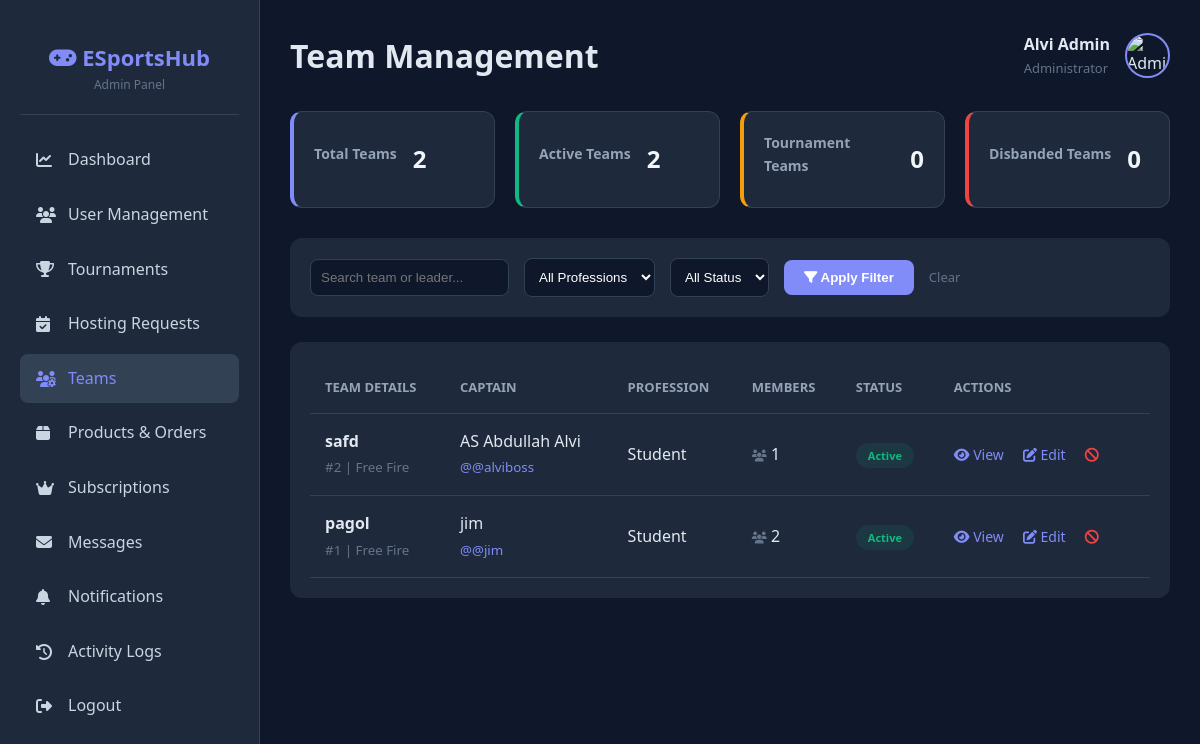
/admin/teams.php (signed in), run on the app's committed database.
### tables this page shows
CREATE TABLE `teams` (
  `team_id` int(11) NOT NULL,
  `team_name` varchar(255) NOT NULL,
  `team_tag` varchar(50) DEFAULT NULL,
  `captain_id` int(11) NOT NULL,
  `university_id` int(11) DEFAULT NULL,
  `game_category` varchar(100) DEFAULT NULL,
  `team_logo` varchar(255) DEFAULT 'default-team.png',
  `description` text DEFAULT NULL,
  `created_at` timestamp NOT NULL DEFAULT current_timestamp(),
  `status` enum('active','deleted') DEFAULT 'active'
);

CREATE TABLE `users` (
  `user_id` int(11) NOT NULL,
  `full_name` varchar(255) NOT NULL,
  `username` varchar(100) NOT NULL,
  `email` varchar(255) NOT NULL,
  `phone` varchar(20) NOT NULL,
  `password_hash` varchar(255) NOT NULL,
  `gender` enum('Male','Female','Other') NOT NULL,
  `date_of_birth` date NOT NULL,
  `profession` enum('Student','Job Holder','Freelancer','Entrepreneur','Content Creator','None') NOT NULL,
  `role` enum('user','admin','host') DEFAULT 'user',
  `is_active` tinyint(1) DEFAULT 1,
  `profile_image` varchar(255) DEFAULT 'default-avatar.png',
  `terms_agreed` tinyint(1) NOT NULL DEFAULT 1,
  `created_at` timestamp NOT NULL DEFAULT current_timestamp(),
  `last_login` timestamp NULL DEFAULT NULL
);

### admin/teams.php (the view, shortened to what this page needs)
<?php
$conn = getConnection();
$admin_name = $_SESSION['full_name'];
$stmt = $conn->prepare("SELECT COUNT(*) FROM teams");
$stmt->execute();
$stmt->bind_result($totalTeams);
$stmt = $conn->prepare("SELECT COUNT(*) FROM teams WHERE status = 'active'");
$stmt->execute();
$stmt->bind_result($activeTeams);
$stmt = $conn->prepare("SELECT COUNT(*) FROM teams WHERE status = 'deleted'");
$stmt->execute();
$stmt->bind_result($deletedTeams);
$stmt = $conn->prepare(
    "SELECT COUNT(DISTINCT p.team_id)
     FROM participants p
     JOIN teams t ON t.team_id = p.team_id
     WHERE t.status = 'active'"
);
$stmt->execute();
$stmt->bind_result($tournamentTeams);
$where = [];
$whereSQL = $where ? ('WHERE ' . implode(' AND ', $where)) : '';
$sql = "
SELECT
    t.team_id, t.team_name, t.game_category, t.created_at, t.status,
    u.full_name AS leader_name, u.username AS leader_username, u.profession,
    (SELECT COUNT(*) FROM team_members tm WHERE tm.team_id = t.team_id) AS total_members
FROM teams t
JOIN users u ON u.user_id = t.captain_id
$whereSQL
ORDER BY t.created_at DESC
";
$stmt = $conn->prepare($sql);
$stmt->execute();
$teams = $stmt->get_result()->fetch_all(MYSQLI_ASSOC);
?>
<!DOCTYPE html>
<html lang="en">
<head>
    <link rel="stylesheet" href="../assets/css/style.css">
    <link rel="stylesheet" href="../assets/css/admin.css">
    <link rel="stylesheet" href="https://cdnjs.cloudflare.com/ajax/libs/font-awesome/6.4.0/css/all.min.css">
</head>
<body>
    <div class="admin-layout">
        <aside class="admin-sidebar">
            <div class="admin-logo">
                <h2><i class="fas fa-gamepad"></i> ESportsHub</h2>
                <p style="font-size: 12px; color: #64748b;">Admin Panel</p>
            </div>
            <nav class="admin-nav">
                <a href="dashboard.php">
                    <i class="fas fa-chart-line"></i> Dashboard
                </a>
                <a href="users.php">
                    <i class="fas fa-users"></i> User Management
                </a>
                <a href="tournaments.php">
                    <i class="fas fa-trophy"></i> Tournaments
                </a>
                <a href="hosting.php">
                    <i class="fas fa-calendar-check"></i> Hosting Requests
                </a>
                <a href="teams.php" class="active">
                    <i class="fas fa-users-gear"></i> Teams
                </a>
                <a href="products.php">
                    <i class="fas fa-box"></i> Products & Orders
                </a>
                <a href="subscriptions.php">
                    <i class="fas fa-crown"></i> Subscriptions
                </a>
                <a href="messages.php">
                    <i class="fas fa-envelope"></i> Messages
                </a>
                <a href="notifications.php">
                    <i class="fas fa-bell"></i> Notifications
                </a>
                <a href="logs.php">
                    <i class="fas fa-history"></i> Activity Logs
                </a>
                <a href="logout.php">
                    <i class="fas fa-sign-out-alt"></i> Logout
                </a>
            </nav>
        </aside>
        <main class="admin-content">
            <div class="admin-header">
                <h1>Team Management</h1>
                <div class="admin-user">
                    <div>
                        <div style="font-weight: 600;"><?php echo htmlspecialchars($admin_name); ?></div>
                        <div style="font-size: 13px; color: #64748b;">Administrator</div>
                    </div>
                    <img src="../assets/images/default-avatar.png" alt="Admin">
                </div>
            </div>
            <div class="stats-grid">
                <div class="stat-card">
                    <h3>Total Teams</h3>
                    <div class="stat-value"><?php echo number_format($totalTeams); ?></div>
                </div>
                <div class="stat-card" style="border-left-color: #10b981;">
                    <h3>Active Teams</h3>
                    <div class="stat-value"><?php echo number_format($activeTeams); ?></div>
                </div>
                <div class="stat-card" style="border-left-color: #f59e0b;">
                    <h3>Tournament Teams</h3>
                    <div class="stat-value"><?php echo number_format($tournamentTeams); ?></div>
                </div>
                <div class="stat-card" style="border-left-color: #ef4444;">
                    <h3>Disbanded Teams</h3>
                    <div class="stat-value"><?php echo number_format($deletedTeams); ?></div>
                </div>
            </div>
            <form method="GET" class="filter-box">
                <input type="text" name="search" placeholder="Search team or leader..." value="<?= htmlspecialchars($_GET['search'] ?? '') ?>">
                <select name="profession">
                    <option value="">All Professions</option>
                </select>
                <select name="status">
                    <option value="">All Status</option>
                </select>
                <button type="submit" class="btn-search"><i class="fas fa-filter"></i> Apply Filter</button>
                <a href="teams.php" style="color: #64748b; font-size: 13px; text-decoration: none;">Clear</a>
            </form>
            <div class="table-box">
                <table>
                    <thead>
                        <tr>
                            <th>Team Details</th>
                            <th>Captain</th>
                            <th>Profession</th>
                            <th>Members</th>
                            <th>Status</th>
                            <th>Actions</th>
                        </tr>
                    </thead>
                    <tbody>
                    <?php if (!$teams): ?>
                        <tr><td colspan="6" style="text-align:center;padding:40px; color: #64748b;">No results found.</td></tr>
                    <?php else: ?>
                        <?php foreach ($teams as $t): ?>
                        <tr>
                            <td>
                                <strong><?= htmlspecialchars($t['team_name']) ?></strong><br>
                                <small style="color: #64748b;">#<?= $t['team_id'] ?> | <?= htmlspecialchars($t['game_category']) ?></small>
                            </td>
                            <td>
                                <?= htmlspecialchars($t['leader_name']) ?><br>
                                <small style="color: #818cf8;">@<?= htmlspecialchars($t['leader_username']) ?></small>
                            </td>
                            <td><?= htmlspecialchars($t['profession']) ?></td>
                            <td><i class="fas fa-users" style="font-size: 12px; color: #64748b;"></i> <?= $t['total_members'] ?></td>
                            <td>
                                <span class="status-badge <?= $t['status']==='active'?'active-badge':'deleted-badge' ?>">
                                    <?= ucfirst($t['status']) ?>
                                </span>
                            </td>
                            <td class="action-links">
                                <a href="view_team.php?id=<?= $t['team_id'] ?>"><i class="fas fa-eye"></i> View</a>
                                <a href="edit_team.php?id=<?= $t['team_id'] ?>"><i class="fas fa-edit"></i> Edit</a>
                                <?php if ($t['status']==='active'): ?>
                                    <a href="delete_team.php?id=<?= $t['team_id'] ?>" style="color: #ef4444;" onclick="return confirm('Disband this team?')"><i class="fas fa-ban"></i></a>
                                <?php endif; ?>
                            </td>
                        </tr>
                        <?php endforeach; ?>
                    <?php endif; ?>
                    </tbody>
                </table>
            </div>
        </main>
    </div>
</body>
</html>

### assets/css/style.css (style rules this page uses)
* { margin: 0; padding: 0; box-sizing: border-box; }
:root { --primary-color: #6366f1; --primary-dark: #4f46e5; --secondary-color: #8b5cf6; --accent-color: #ec4899; --bg-color: #0f172a; --bg-light: #1e293b; --text-color: #e2e8f0; --text-muted: #94a3b8; --white: #ffffff; --success: #10b981; --warning: #f59e0b; --danger: #ef4444; --border-color: #334155; --shadow: 0 10px 30px rgba(0, 0, 0, 0.3); --shadow-lg: 0 20px 60px rgba(0, 0, 0, 0.4); }
body { font-family: 'Inter', -apple-system, BlinkMacSystemFont, 'Segoe UI', Roboto, sans-serif; background: linear-gradient(135deg, #0f172a 0%, #1e293b 100%); color: var(--text-color); line-height: 1.6; overflow-x: hidden; }
.stat-card { background: rgba(30, 41, 59, 0.6); backdrop-filter: blur(10px); border: 1px solid var(--border-color); border-radius: 15px; padding: 2rem; display: flex; align-items: center; gap: 1rem; transition: all 0.3s ease; }

### admin/teams.php (style rules this page uses)
* { margin: 0; padding: 0; box-sizing: border-box; }
body { font-family: 'Segoe UI', Tahoma, Geneva, Verdana, sans-serif; background: #0f172a; color: #e2e8f0; }
.admin-layout { display: flex; min-height: 100vh; }
.admin-sidebar { width: 260px; background: #1e293b; padding: 20px; position: fixed; height: 100vh; overflow-y: auto; border-right: 1px solid #334155; }
.admin-logo { text-align: center; padding: 20px 0; border-bottom: 1px solid #334155; margin-bottom: 20px; }
.admin-logo h2 { color: #818cf8; font-size: 22px; }
.admin-nav a { display: flex; align-items: center; padding: 12px 16px; color: #cbd5e1; text-decoration: none; border-radius: 8px; margin-bottom: 5px; transition: all 0.3s; }
.admin-nav a:hover, .admin-nav a.active { background: #334155; color: #818cf8; }
.admin-nav a i { margin-right: 12px; width: 20px; }
.admin-content { margin-left: 260px; flex: 1; padding: 30px; }
.admin-header { display: flex; justify-content: space-between; align-items: center; margin-bottom: 30px; }
.admin-user { display: flex; align-items: center; gap: 15px; }
.admin-user img { width: 45px; height: 45px; border-radius: 50%; border: 2px solid #818cf8; }
.stats-grid { display: grid; grid-template-columns: repeat(auto-fit, minmax(200px, 1fr)); gap: 20px; margin-bottom: 30px; }
.stat-card { background: #1e293b; padding: 20px; border-radius: 12px; border-left: 4px solid #818cf8; }
.stat-card h3 { font-size: 14px; color: #94a3b8; margin-bottom: 10px; }
.stat-card .stat-value { font-size: 24px; font-weight: bold; color: #f1f5f9; }
.filter-box { background: #1e293b; padding: 20px; border-radius: 12px; margin-bottom: 25px; display: flex; gap: 15px; flex-wrap: wrap; align-items: center; }
.filter-box input, .filter-box select { background: #0f172a; border: 1px solid #334155; color: #fff; padding: 10px; border-radius: 8px; outline: none; }
.btn-search { background: #818cf8; color: #fff; border: none; padding: 10px 20px; border-radius: 8px; cursor: pointer; font-weight: 600; }
.table-box { background: #1e293b; padding: 20px; border-radius: 12px; overflow-x: auto; }
table { width: 100%; border-collapse: collapse; }
th { text-align: left; color: #94a3b8; padding: 15px; border-bottom: 1px solid #334155; font-size: 13px; text-transform: uppercase; }
td { padding: 15px; border-bottom: 1px solid #334155; vertical-align: middle; }
.status-badge { padding: 5px 12px; border-radius: 20px; font-size: 11px; font-weight: bold; }
.active-badge { background: rgba(16, 185, 129, 0.1); color: #10b981; }
.action-links a { color: #818cf8; text-decoration: none; margin-right: 15px; font-size: 14px; }

### data on the page
teams: team_name "safd", team_id "2", game_category "Free Fire", captain.full_name "AS Abdullah Alvi", captain.username "@alviboss", captain.profession "Student", total_members "1", status "Active"
teams: team_name "pagol", team_id "1", game_category "Free Fire", captain.full_name "jim", captain.username "@jim", captain.profession "Student", total_members "2", status "Active"

### other printed values
$admin_name "Alvi Admin"
$totalTeams "2"
$activeTeams "2"
$tournamentTeams "0"
$deletedTeams "0"
